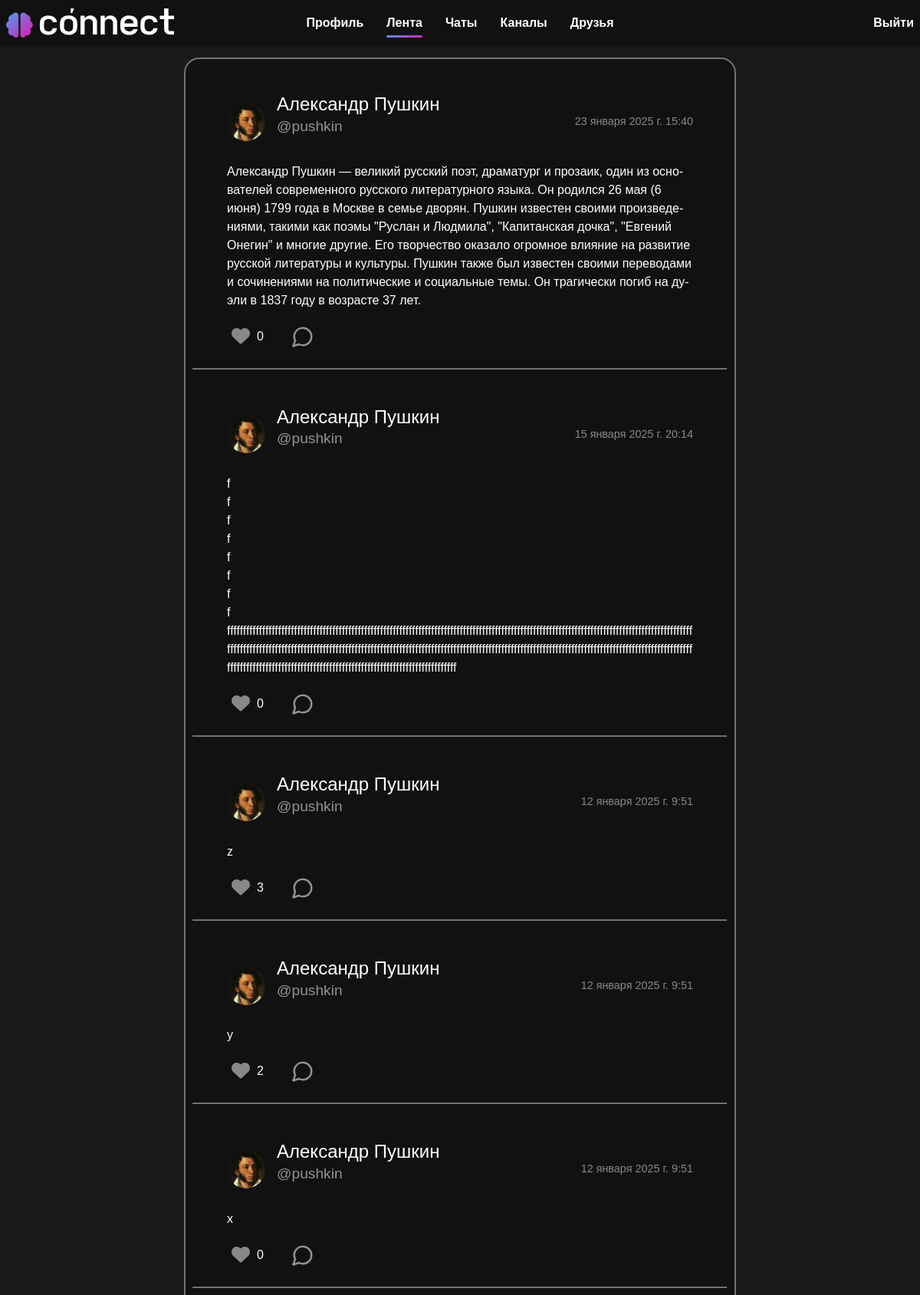
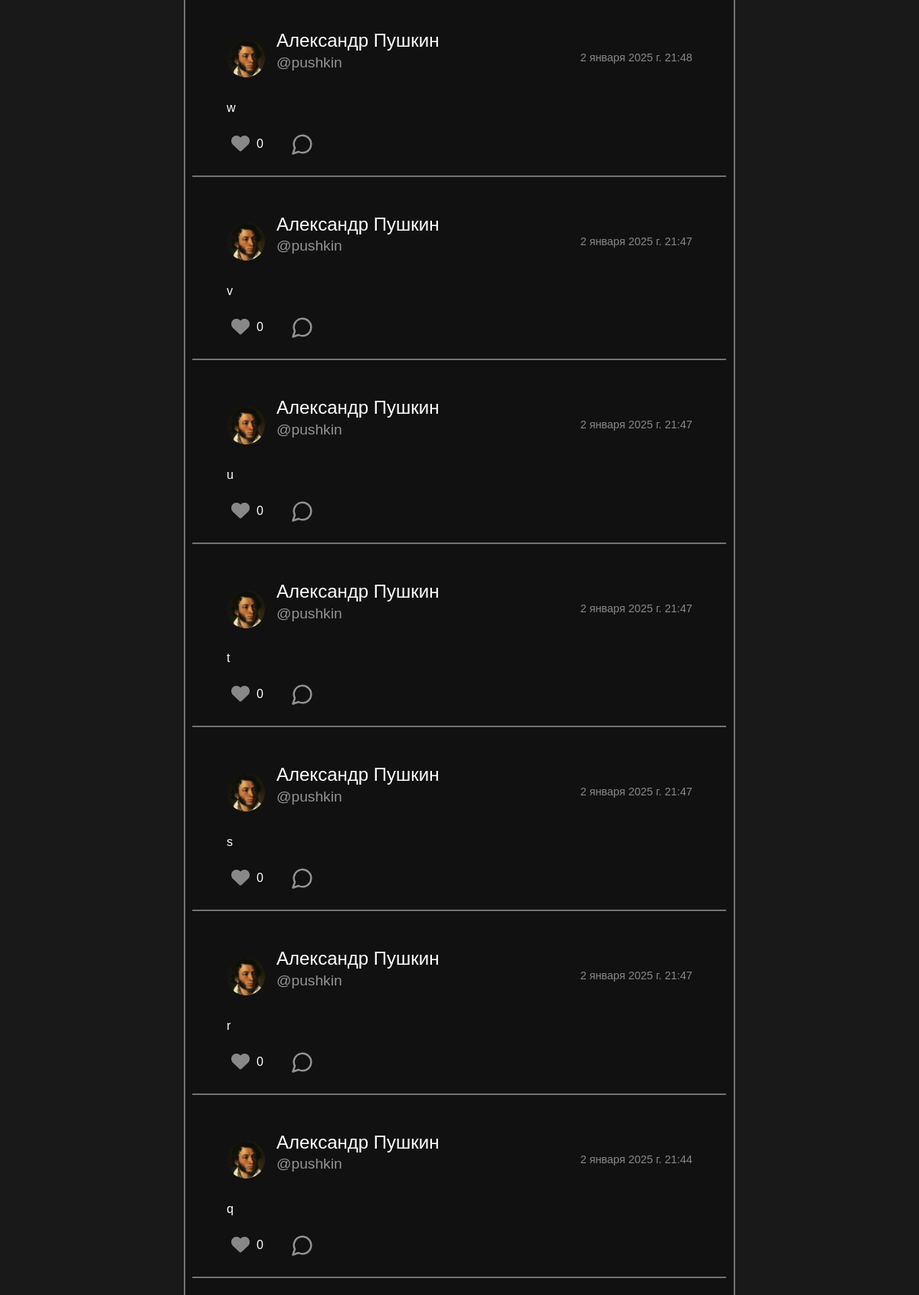
Page /feed/ (signed in, upper part) on the committed database (2 pictures, top to bottom).
### person/models.py (models this page shows, shortened)
class Post(models.Model):
    text = models.TextField('Текст', max_length=5000)
    date = models.DateTimeField('Дата публикации')
    user = models.ForeignKey(User, on_delete=models.CASCADE)
    image = models.ImageField(upload_to='post_images/', blank=True, null=True)
    likes = models.ManyToManyField(User, related_name='liked_posts', blank=True)
    def total_likes(self):
        return self.likes.count()
    class Meta:
        verbose_name = 'Пост'
        verbose_name_plural = 'Посты'

### users/models.py (models this page shows, shortened)
class User(AbstractUser):
    first_name = models.CharField("Имя", max_length=20)
    last_name = models.CharField("Фамилия", max_length=20)
    username = models.CharField("Имя пользователя", unique=True, max_length=20)
    email = models.EmailField("Почта", unique=True)
    password = models.CharField("Пароль", max_length=20)
    image = models.ImageField("Аватар", upload_to='users_images', blank=True, null=True)
    about = models.TextField("О себе", max_length=250, blank=True, null=True)
    ai_help_requests_left = models.PositiveIntegerField(default=5)
    last_ai_help_reset = models.DateTimeField(auto_now_add=True)
    has_subscription = models.BooleanField(default=False)
    def get_avatar_url(self):
        if self.image and hasattr(self.image, 'url'):
            return self.image.url
        else:
            return os.path.join(settings.STATIC_URL, 'person/img/default.jpg')
    class Meta:
        verbose_name = 'Пользователь'
        verbose_name_plural = 'Пользователи'

### feed/views.py (the view)
# urls.py: path('feed/', include('feed.urls')),
@login_required
def feed(request):
    subscriptions = Subscription.objects.filter(user=request.user).values_list('subscribed_to', flat=True)
    posts = Post.objects.filter(user__in=subscriptions).order_by('-date')
    return render(request, 'feed/feed.html', {'posts': posts})

### feed/templates/feed/feed.html (shortened to what this page needs)
{% extends 'main/layout.html' %}
{% load static %}
{% block link %}
  <link rel="stylesheet" href="{% static 'person/css/person.css' %}">
  <link rel="stylesheet" href="{% static 'person/css/like_users_list.css' %}">
{% endblock %}
{% block content %}
<section class="container-profile">
    {% if posts %}
        {% for post in posts %}
            <div class="post-item">
                <div class="post-header-feed">
                    <img src="{{ post.user.get_avatar_url }}" class="post-avatar" alt="{{ post.user.username }}">
                    <div class="post-info">
                        <h3>
                            <a href="{% url 'user_profile' post.user.username %}">
                                {{ post.user.first_name }} {{ post.user.last_name }}
                            </a>
                        </h3>
                        <p class="post-username">@{{ post.user.username }}</p>
                    </div>
                    <p class="post-date">{{ post.date }}</p>
                </div>
                <div class="post-content">
                    <p class="post-text" id="post-text-{{ post.id }}">{{ post.text }}</p>
                </div>
                <div class="post-footer">
                    <button class="like-btn {% if request.user in post.likes.all %}liked{% endif %}" data-post-id="{{ post.id }}" title="Нравится">
                        <i class="fas fa-heart"></i>
                    </button>
                    <span class="likes-count">{{ post.total_likes }}</span>
                    <a href="{% url 'post_detail' post.id %}">
                        <button class="comment-btn" title="Комментарий">
                            <img src="{% static 'person/img/comments.svg' %}" alt="Comment Icon" width="30" height="30">
                        </button>
                    </a>
                </div>
            </div>
        {% endfor %}
    {% else %}
        <p class="commentary">В вашей ленте пока нет постов. Подпишитесь на других пользователей, чтобы видеть их записи.</p>
    {% endif %}
</section>
{% endblock %}

### main/static/main/css/main.css (style rules this page uses)
body { font-family: sans-serif; margin: 0; padding: 0; background-color: #191919; color: #fff; }
a { text-decoration: none; }

### person/static/person/css/person.css (style rules this page uses)
.container-profile { background-color: #111111; padding: 30px; border-radius: 20px; border: 2px solid #727272; margin: 0 0 1rem 0; }
.post-item { background-color: transparent; padding: 1.5rem; margin-top: 1.5rem; overflow-wrap: break-word; hyphens: auto; position: relative; }
.post-item::after { content: ""; position: absolute; bottom: 0; left: 0; width: 106.2%; transform: translateX(-3%); border-bottom: 2px solid rgb(114, 114, 114);; }
.post-item:first-of-type { margin-top: -9px; }
.post-date { font-size: 0.9rem; color: #888; margin-bottom: 0; }
.post-text { font-size: 1rem; white-space: pre-wrap; }
.post-header-feed { display: flex; align-items: center; margin-bottom: 1rem; }
.post-avatar { object-fit: cover; width: 50px; height: 50px; border-radius: 50%; margin-right: 15px; }
.post-info { flex-grow: 1; }
.post-info h3 { margin: 0; font-size: 1.5rem; }
.post-info a { color: #fff; }
.post-username { font-size: 1.2rem; color: #939393; }
.post-content { position: relative; max-height: 300px; overflow: hidden; }
.post-footer { display: flex; align-items: center; }
.like-btn { background: none; border: none; font-size: 1.5rem; color: #888; transition: opacity 0.3s ease; }
.likes-count { margin-left: 3px; font-size: 1rem; }
.comment-btn { background: transparent; border: none; padding: 30; cursor: pointer; margin-left: 30px; }

### rows in the picture
Post: user.get_avatar_url (picture), user.first_name "Александр", user.last_name "Пушкин", user.username "pushkin", date "23 января 2025 г. 15:40", text "Александр Пушкин — великий русский поэт, драматург и прозаик, один из основателей современного русского литературного языка. Он родился 26 мая (6 июня) 1799 года в Москве в семье дворян. Пушкин известен своими произведениями, такими как поэмы \"Руслан и Людмила\", \"Капитанская дочка\", \"Евгений Онегин\" и многие другие. Его творчество оказало огромное влияние на развитие русской литературы и культуры. Пушкин также был известен своими переводами и сочинениями на политические и социальные темы. Он трагически погиб на дуэли в 1837 году в возрасте 37 лет.…", total_likes "0"
Post: user.get_avatar_url (picture), user.first_name "Александр", user.last_name "Пушкин", user.username "pushkin", date "15 января 2025 г. 20:14", text "f f f f f f f f ffffffffffffffffffffffffffffffffffffffffffffffffffffffffffffffffffffffffffffffffffffffffffffffffffffffffffffffffffffffffffffffffffffffffffffffffffffffffffffffffffffffffffffffffffffffffffffffffffffffffffffffffffffffffffffffffffffffffffffffffffffffffffffffffffffffffffffffffffffffffffffffffffffffffffffffffffffffffffffffffffffffffffffffffffffffffffffffffffffffffffff", total_likes "0"
Post: user.get_avatar_url (picture), user.first_name "Александр", user.last_name "Пушкин", user.username "pushkin", date "12 января 2025 г. 9:51", text "z", total_likes "3"
Post: user.get_avatar_url (picture), user.first_name "Александр", user.last_name "Пушкин", user.username "pushkin", date "12 января 2025 г. 9:51", text "y", total_likes "2"
Post: user.get_avatar_url (picture), user.first_name "Александр", user.last_name "Пушкин", user.username "pushkin", date "12 января 2025 г. 9:51", text "x", total_likes "0"
Post: user.get_avatar_url (picture), user.first_name "Александр", user.last_name "Пушкин", user.username "pushkin", date "2 января 2025 г. 21:48", text "w", total_likes "0"
Post: user.get_avatar_url (picture), user.first_name "Александр", user.last_name "Пушкин", user.username "pushkin", date "2 января 2025 г. 21:47", text "v", total_likes "0"
Post: user.get_avatar_url (picture), user.first_name "Александр", user.last_name "Пушкин", user.username "pushkin", date "2 января 2025 г. 21:47", text "u", total_likes "0"
Post: user.get_avatar_url (picture), user.first_name "Александр", user.last_name "Пушкин", user.username "pushkin", date "2 января 2025 г. 21:47", text "t", total_likes "0"
Post: user.get_avatar_url (picture), user.first_name "Александр", user.last_name "Пушкин", user.username "pushkin", date "2 января 2025 г. 21:47", text "s", total_likes "0"
Post: user.get_avatar_url (picture), user.first_name "Александр", user.last_name "Пушкин", user.username "pushkin", date "2 января 2025 г. 21:47", text "r", total_likes "0"
Post: user.get_avatar_url (picture), user.first_name "Александр", user.last_name "Пушкин", user.username "pushkin", date "2 января 2025 г. 21:44", text "q", total_likes "0"
